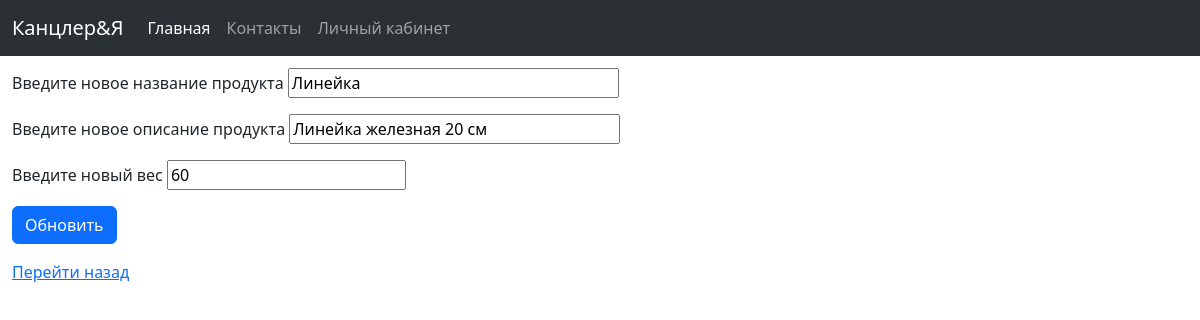
/product_edit/4, run on the app's committed database.
### products/models.py (models this page shows, shortened)
class Product(models.Model):
    title = models.TextField(max_length=120, verbose_name="Название") #наименование продукта
    description = models.TextField(blank=True, null=True, verbose_name="Описание") #описание продукта
    weight = models.TextField(blank=True, verbose_name="Вес", null=True)
    company = models.ForeignKey(Company, on_delete=models.CASCADE, blank=True, null=True)
    class Meta:
        verbose_name = "Продукт",
        verbose_name_plural = "Продукты"

### products/views.py (the view)
# urls.py: path('product_edit/<int:id>', product_edit_view, name='edit_product'),
def product_edit_view(request, id):
    get_product = Product.objects.get(id=id)
    if request.method == 'POST':
        get_product.title = request.POST.get('title')
        get_product.description = request.POST.get('description')
        get_product.weight = request.POST.get('weight')
        get_product.save()
        return HttpResponseRedirect('/detail')
    else:
        return render(request, "product/edit_product.html", {'get_product':get_product})

### templates/product/edit_product.html (shortened to what this page needs)
{%extends 'base.html' %}
{% block content %}
<form id="update_data" method="post">
    <p> Введите новое название продукта
        <input type="text" name="title" size=30 value="{{get_product.title}}">
    </p>
    <p> Введите новое описание продукта
        <input type="text" name="description" size=30 value="{{get_product.description}}">
    </p>
    <p> Введите новый вес
        <input type="text" name="weight" value="{{get_product.weight}}">
    </p>
    <p>
        <button form="update_data" type="submit" class="btn btn-primary">Обновить</button>
    </p>
    <p><a href="/detali/">Перейти назад</a></p>
</form>
{% endblock content%}

### data on the page
Product: title "Линейка", description "Линейка железная 20 см", weight "60"
